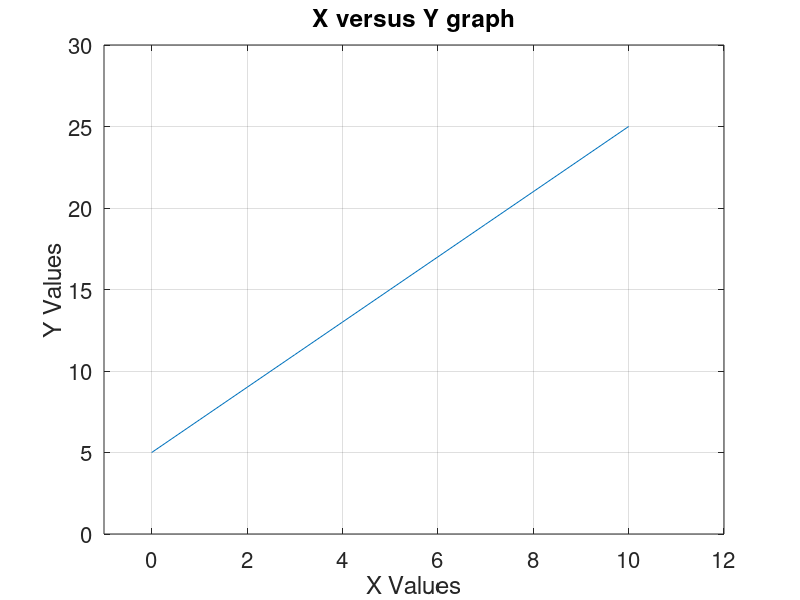

Recreate this plot in MATLAB.
%generate x and y data
x = 0:10;
y = 2*x+5;
plot(x, y);

%labels for graph
title('X versus Y graph')
set(gca, 'fontsize', 16)
xlabel('X Values')
ylabel('Y Values')

%change limits of axis
axis([-1 12 0 30])

% independently change the axis
%xlim([-1 12])
%ylim([0 30])

%adds a grid to the graph
grid on

csvwrite('OctavePlotter.csv',[x;y]')